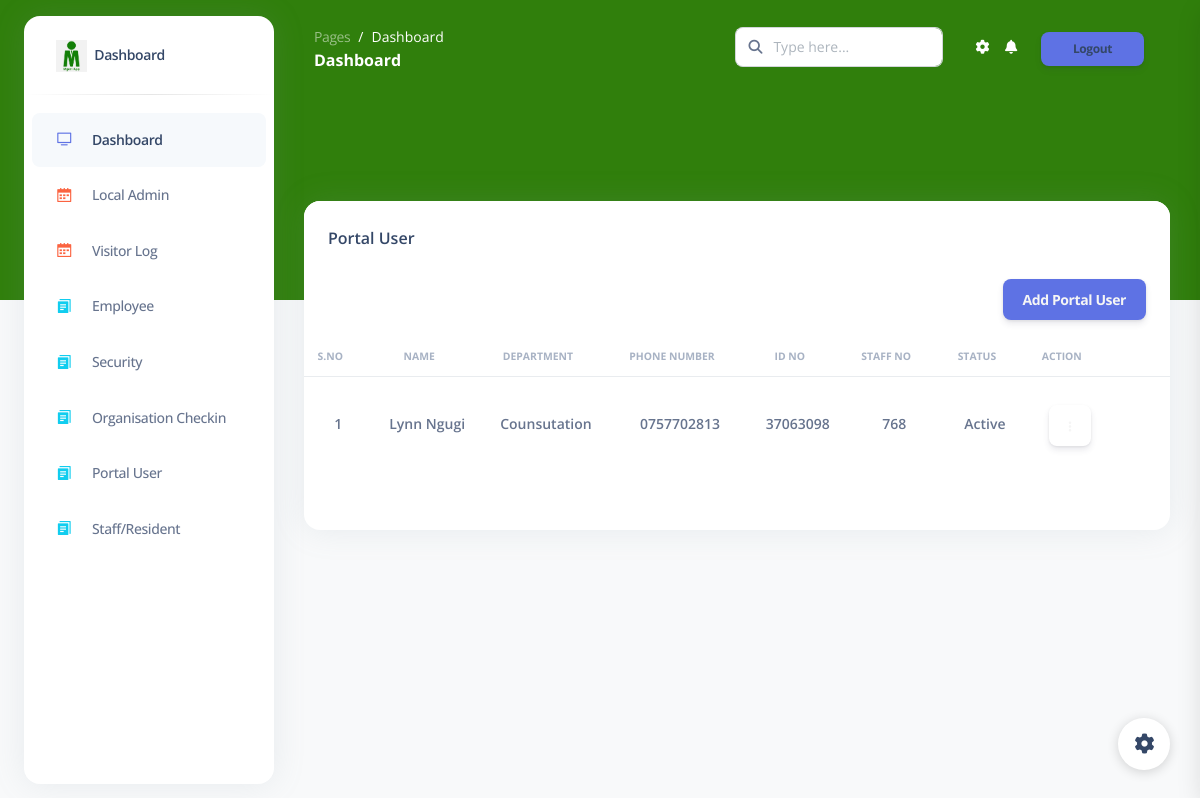
Screenshot of /portaluser (signed in) with the database file from the repository.
### subapp/models.py (models this page shows, shortened)
class PortalUser(models.Model):
    user = models.OneToOneField(User, on_delete=models.CASCADE, primary_key=True)
    name = models.CharField(max_length=100, null=True)
    email = models.EmailField(null=True, blank=False, unique=True, db_index=True)
    localAdmin = models.ForeignKey(LocalAdmin,on_delete=models.CASCADE, null=True)
    department= models.CharField(max_length=100)
    phone_number = models.CharField(max_length=100)
    id_number = models.CharField(max_length=100)
    staff_number = models.CharField(max_length=100)
    status=models.CharField(max_length=100)

### subapp/views.py (the view)
# urls.py: path('portaluser',views.portaluser, name='portaluser'),
@user_passes_test(check_role_is_organisationadmin_and_localadmin)
def portaluser(request):
    records = PortalUser.objects.all()
    context = {"portal_user_records": "active", "records": records}
    return render(request, "mgeni/portal_user.html", context)

### subapp/check_user_role.py (called while the page is built)
def check_role_is_organisationadmin_and_localadmin(user):
    print(user)
    if user.is_authenticated and user.role.role_name == "OrganisationAdmin" or user.is_authenticated and user.role.role_name == "LocalAdmin":
        return True
    else:
        return redirect('/login')

### subapp/templates/mgeni/portal_user.html (shortened to what this page needs)
{% extends 'base.html' %}
{% block body_block %}
{% load static %}
<br><br><br>
<div class="row" style="padding: 30px;">
    <div class="col-12">
      <div class="card mb-4">
        <div class="card-header pb-0">
          <h6>Portal User</h6>
          <a href="{% url 'portal_user_add' %}">
          <button style="float: right;" type="button" class="btn btn-primary">
           Add Portal User
          </button></a>
        </div>
        <div class="card-body px-0 pt-0 pb-2">
          <div class="table-responsive p-0">
            <table class="table align-items-center justify-content-center mb-0">
              <thead>
                <tr>
                  <th class="text-uppercase text-secondary text-xxs font-weight-bolder opacity-7 ps-2">S.No</th>
                  <th class="text-uppercase text-secondary text-xxs font-weight-bolder opacity-7 ps-2">Name</th>
                  <th class="text-uppercase text-secondary text-xxs font-weight-bolder opacity-7 ps-2">Department</th>
                  <th class="text-uppercase text-secondary text-xxs font-weight-bolder opacity-7 ps-2">Phone Number</th>
                  <th class="text-uppercase text-secondary text-xxs font-weight-bolder opacity-7 ps-2">ID No</th>
                  <th class="text-uppercase text-secondary text-xxs font-weight-bolder opacity-7 ps-2">Staff No</th>
                  <th class="text-uppercase text-secondary text-xxs font-weight-bolder opacity-7 ps-2">status</th>
                  <th class="text-uppercase text-secondary text-xxs font-weight-bolder text-center opacity-7 ps-2">Action</th>
                  <th></th>
                </tr>
              </thead>
              <tbody>
                {% for data in records %}
                <tr>
                    <td>
                        <p class="text-sm font-weight-bold mb-0">{{forloop.counter}}</p>
                      </td>
                  <td>
                    <p class="text-sm font-weight-bold mb-0">{{data.name}}</p>
                  </td>
                  <td>
                    <p class="text-sm font-weight-bold mb-0">{{data.department}}</p>
                  </td>
                  <td>
                    <p class="text-sm font-weight-bold mb-0">{{data.phone_number}}</p>
                  </td>
                  <td>
                    <p class="text-sm font-weight-bold mb-0">{{data.id_number}}</p>
                  </td>
                  <td>
                    <p class="text-sm font-weight-bold mb-0">{{data.staff_number}}</p>
                  </td>
                  <td>
                    <p class="text-sm font-weight-bold mb-0">{{data.status}}</p>
                  </td>
                  <td >
                    <div class="dropdown">
                        <button class="btn " type="button" id="dropdownMenuButton1" data-bs-toggle="dropdown" aria-expanded="false">
                            <i class="fa fa-ellipsis-v text-xs"></i>
                        </button>
                      </div>
                  </td>
                </tr>
                {% endfor %}
              </tbody>
            </table>
            <br><br>
          </div>
        </div>
      </div>
    </div>
  </div>
{% endblock %}

### subapp/templates/mgeni/portal_user.html (style rules this page uses)
td,th { text-align: center; }

### subapp/templates/base.html (style rules this page uses)
.btn { color: whitesmoke; }
button { outline-color: none; text-decoration-color: white; background-color:whitesmoke; margin-top: 20px; text-decoration: none; font-family: 'Lucida Sans', 'Lucida Sans Regular', 'Lucida Grande', 'Lucida Sans Unicode', Geneva, Verdana, sans-serif; }

### rows the page displays
PortalUser: name "Lynn Ngugi", department "Counsutation", phone_number "0757702813", id_number "37063098", staff_number "768", status "Active"
